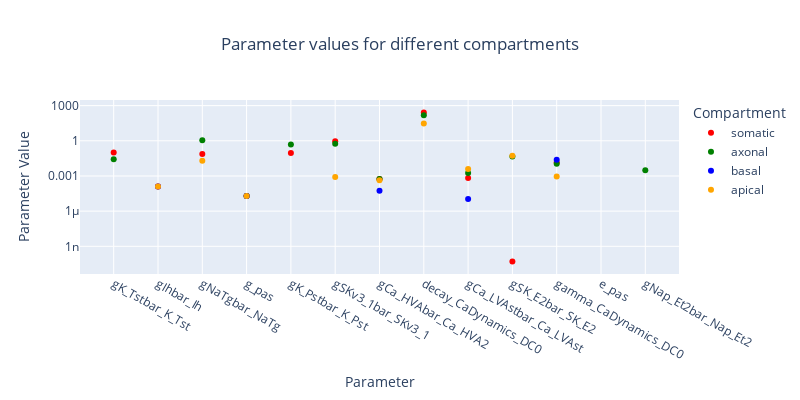

Write notebook code for a chart like this one.
### Code cell
# Create a scatter plot using Plotly
fig = go.Figure(layout=go.Layout(width=800, height=400))
colors = ['red', 'green', 'blue', 'orange']
# Add scatter traces for each compartment
for compartment, color in zip(['somatic', 'axonal', 'basal', 'apical'], colors):
    x = []
    y = []
    for param_name in param_names_unique:
        if compartment in data_dict[param_name]:
            x.append(param_name)
            y.append(data_dict[param_name][compartment])
    fig.add_trace(go.Scatter(
        x=x,
        y=y,
        mode='markers',
        name=compartment,
        marker=dict(color=color)
    ))

# Update layout
fig.update_layout(
    title={'text': 'Parameter values for different compartments', 'x': 0.5},
    xaxis_title='Parameter',
    yaxis_title='Parameter Value',
    yaxis_type='log',
    legend_title='Compartment'
)

fig.show()

### Figure 1 — Plotly figure (JSON) as saved in the notebook; plotly's stock layout.template omitted (floating-point values rounded to 4 significant figures)
{"data": [{"marker": {"color": "red"}, "mode": "markers", "name": "somatic", "type": "scatter", "x": ["gK_Tstbar_K_Tst", "gIhbar_Ih", "gNaTgbar_NaTg", "g_pas", "gK_Pstbar_K_Pst", "gSKv3_1bar_SKv3_1", "gCa_HVAbar_Ca_HVA2", "decay_CaDynamics_DC0", "gCa_LVAstbar_Ca_LVAst", "gSK_E2bar_SK_E2", "gamma_CaDynamics_DC0", "e_pas"], "y": [0.0986, 0.0001263, 0.07646, 1.95e-05, 0.09036, 0.9154, 0.0005592, 262.2, 0.0006623, 5e-11, 0.01431, -90.99]}, {"marker": {"color": "green"}, "mode": "markers", "name": "axonal", "type": "scatter", "x": ["gK_Tstbar_K_Tst", "gNaTgbar_NaTg", "g_pas", "gK_Pstbar_K_Pst", "gSKv3_1bar_SKv3_1", "gCa_HVAbar_Ca_HVA2", "decay_CaDynamics_DC0", "gCa_LVAstbar_Ca_LVAst", "gSK_E2bar_SK_E2", "gamma_CaDynamics_DC0", "e_pas", "gNap_Et2bar_Nap_Et2"], "y": [0.02708, 1.12, 1.95e-05, 0.4896, 0.556, 0.0005547, 154.3, 0.001803, 0.04555, 0.01089, -90.99, 0.003145]}, {"marker": {"color": "blue"}, "mode": "markers", "name": "basal", "type": "scatter", "x": ["gIhbar_Ih", "g_pas", "gCa_HVAbar_Ca_HVA2", "gCa_LVAstbar_Ca_LVAst", "gamma_CaDynamics_DC0", "e_pas"], "y": [0.0001263, 1.95e-05, 5.464e-05, 1.108e-05, 0.02382, -90.99]}, {"marker": {"color": "orange"}, "mode": "markers", "name": "apical", "type": "scatter", "x": ["gIhbar_Ih", "gNaTgbar_NaTg", "g_pas", "gSKv3_1bar_SKv3_1", "gCa_HVAbar_Ca_HVA2", "decay_CaDynamics_DC0", "gCa_LVAstbar_Ca_LVAst", "gSK_E2bar_SK_E2", "gamma_CaDynamics_DC0", "e_pas"], "y": [0.0001263, 0.01992, 1.95e-05, 0.000824, 0.0004404, 30.67, 0.003979, 0.05274, 0.0008809, -90.99]}], "layout": {"height": 400, "legend": {"title": {"text": "Compartment"}}, "title": {"text": "Parameter values for different compartments", "x": 0.5}, "width": 800, "xaxis": {"title": {"text": "Parameter"}}, "yaxis": {"title": {"text": "Parameter Value"}, "type": "log"}}}
